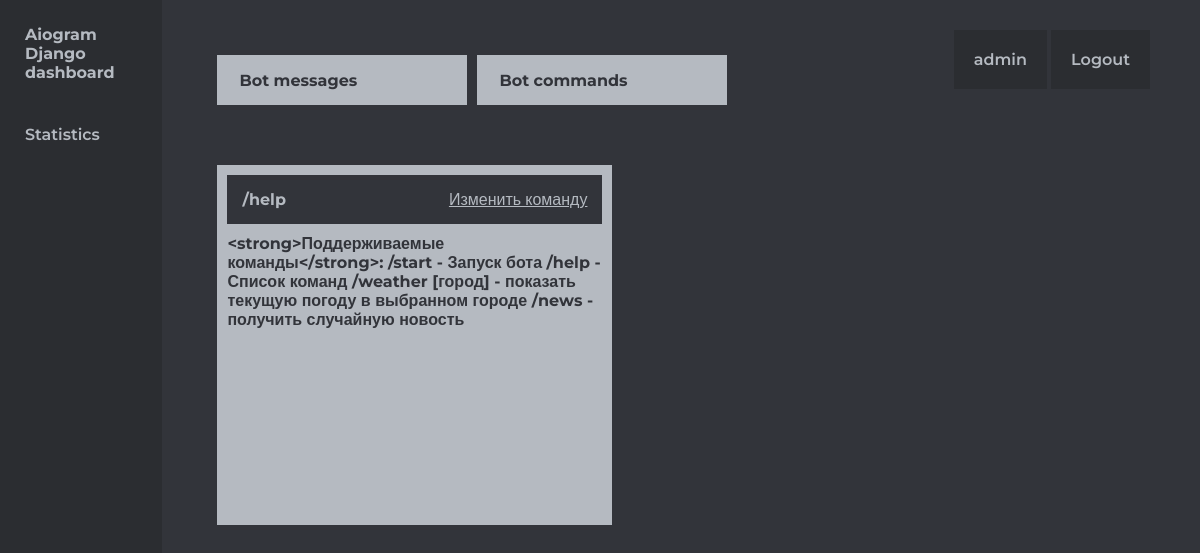
/command/2/ (signed in), run on the app's committed database.
### bot_messages/models.py (models this page shows, shortened)
class Command(models.Model):
    command = models.CharField(max_length=124)
    text = models.TextField()
    def __str__(self):
        return self.command

### bot_messages/views.py (the view)
# urls.py: path('command/<int:pk>/', CommandDetailView.as_view(), name='command-detail'),
class CommandDetailView(DetailView):
    template_name = 'bot_messages/command_detail.html'
    model = Command
    def get_context_data(self, **kwargs):
        context = super().get_context_data(**kwargs)
        context["title"] = "Command detail"
        return context

### templates/bot_messages/command_detail.html (shortened to what this page needs)
{% extends 'base.html' %}
{% load static %}
{% block links %}
<link rel="stylesheet" href="{% static 'css/dashboard.css' %}">
<link rel="stylesheet" href="{% static 'css/include/sidebar.css' %}">
{% endblock %}
{% block content %}
<div class="container">
    {% include 'include/sidebar.html' %}
    <section class="content">
    {% include 'include/dashboard-controls.html' %}
        <section class="articles">
            <article class="article__default command_detail__article">
                <div class="head">
                    <h1 class="title">{{ command }}</h1>
                    {% if perms.bot_messages.can_change_command %}
                    <a href="{% url 'command-update' command.pk %}" class="title">Изменить команду</a>
                    {% endif %}
                </div>
                <div class="content">
                    <h1 class="text">{{ command.text }}</h1>
                </div>
            </article>
        </section>
    </section>
</div>
{% endblock %}

### templates/include/dashboard-controls.html
<div class="dashboard">
    <section class="statistic">
        <a href="{% url 'messages-list' %}" class="link">Bot messages</a>
        <a href="{% url 'commands-list' %}" class="link">Bot commands</a>
    </section>
    {% if user.is_authenticated %}
    <section class="auth">
        <a href="#" class="user-profile__link">{{ user }}</a>
        <a href="{% url 'logout' %}" class="user-profile__link">Logout</a>
    </section>
    {% else %}
    <section class="auth">
        <a href="{% url 'login' %}" class="user-profile__link">Login</a>
    </section>
    {% endif %}
</div>

### static/css/base.css (style rules this page uses)
* { font-size: 16px; margin: 0px; padding: 0px; box-sizing: border-box; font-family: 'Montserrat', sans-serif; }
.container { display: flex; height: 100vh; background-color: #32343a; }

### static/css/dashboard.css (style rules this page uses)
.dashboard { display: flex; flex-direction: row; justify-content: space-between; padding: 50px; }
.auth .user-profile__link { font-weight: 600; background-color: #2b2d31; padding: 20px; text-decoration: none; transition: 0.2s; }
.dashboard .statistic { display: flex; }
.statistic .link { background-color: #b5bac1; margin: 5px; width: 250px; height: 50px; display: flex; align-items: center; padding-left: 20px; border: 2px solid #b5bac1; color: #32343a; text-decoration: none; font-weight: 700; transition: 0.2s; }
.content { width: 100%; height: 100vh; display: flex; flex-direction: column; }
.content .articles { display: flex; margin-left: 50px; }
.content .article__default { background-color: #b5bac1; width: 40%; height: 500px; justify-self: left; align-self: center; margin: 5px; overflow: auto; }
.content .article__default .title { color: #32343a; padding: 15px; }
.articles .command_detail__article { overflow: hidden; padding: 10px; height: 360px; }
.articles .command_detail__article .head { display: flex; justify-content: space-between; background-color: #32343a; }
.articles .command_detail__article .title { background-color: #32343a; color: #b5bac1; }
.command_detail__article .content { padding-top: 10px; overflow: auto; }
.command_detail__article .content .text { color: #32343a; }

### static/css/include/sidebar.css (style rules this page uses)
.sidebar p, h1, a { color: #b5bac1; }

### data on the page
Command: command "/help", text "<strong>Поддерживаемые команды</strong>: /start - Запуск бота /help - Список команд /weather [город] - показать текущую погоду в выбранном городе /news - получить случайную новость"

### other printed values
{{ user }} "admin"
